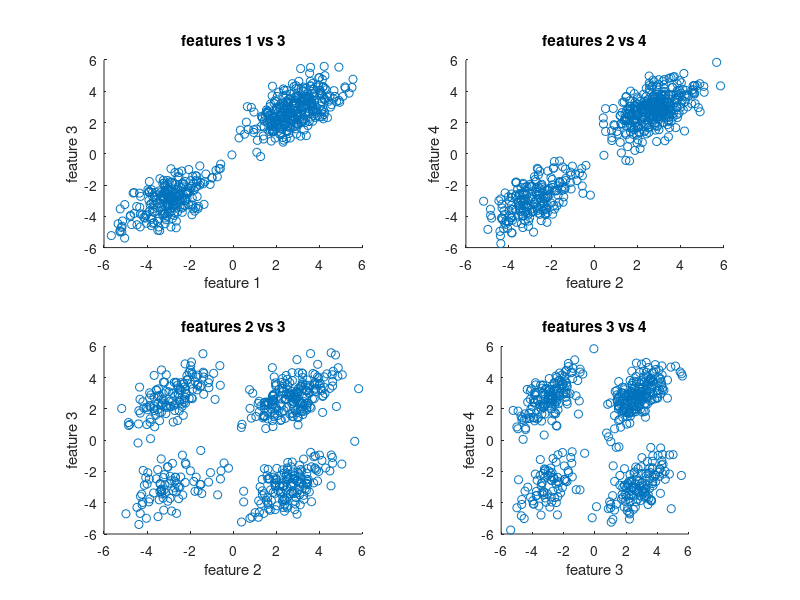
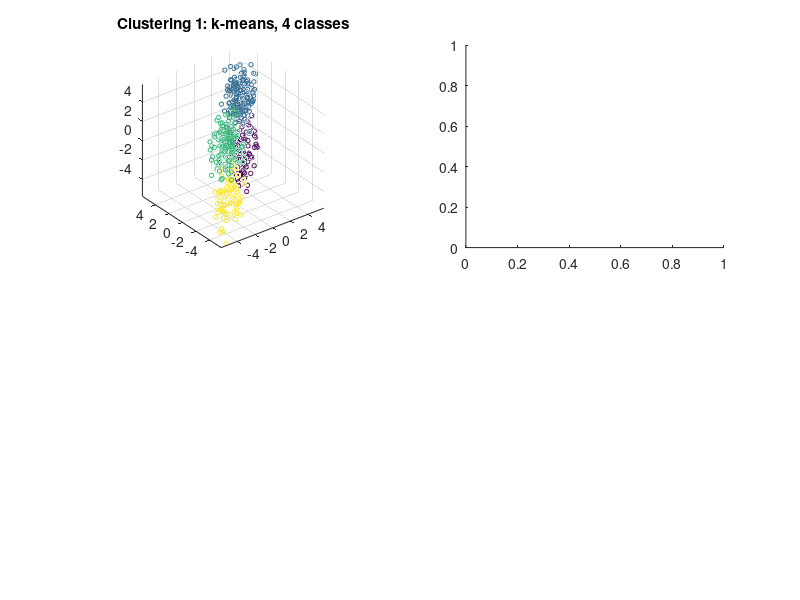
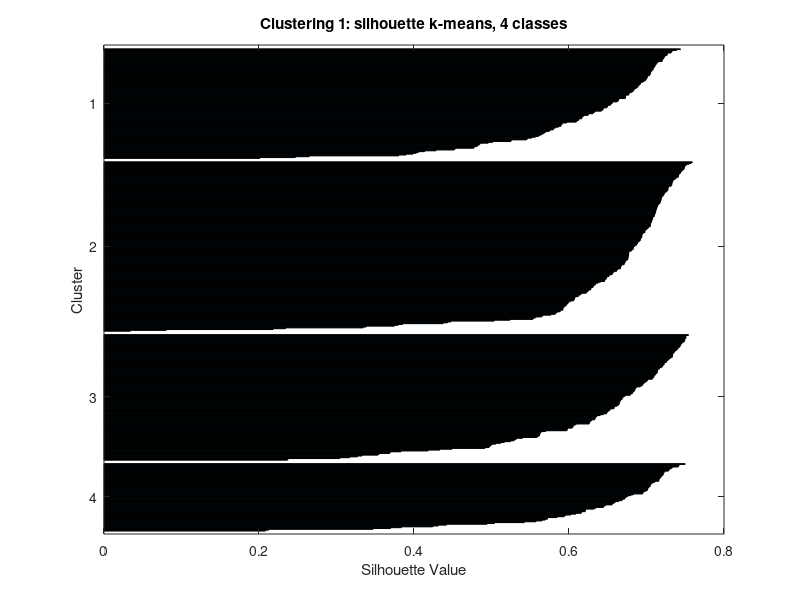

The MATLAB script that drew these images, in order: (Note: this script raises an error after producing the figures.)
%%
%Clustering
%kmeans cluster
clc, clear, close all
% S = load('kmeansdata.mat');
load('kmeansdata.mat'); %loads

% A = X(:,1);
% B = X(:,2);
% plot(A,B,'.r')
% xlabel('Dimension 1');
% ylabel('Dimension 2');
figure
for i=1:2
    subplot(2,2,i)
    scatter(X(:,i),X(:,i+2))
    xlabel(['feature ',num2str(i)]);
    ylabel(['feature ',num2str(i+2)]);
    title(['features ',num2str(i),...
        ' vs ',num2str(i+2)])
end

for i=3:4
    subplot(2,2,i)
    scatter(X(:,i-1), X(:,i))
    xlabel(['feature ',num2str(i-1)]);
    ylabel(['feature ',num2str(i)]);
    title(['features ',num2str(i-1),...
        ' vs ',num2str(i)])
end


k = 4; % number of classes
pbaspect([1 1 1])
km = kmeans(X,k, 'Distance','cityblock','Display','iter');
figure

subplot(221);
scatter3(X(:,1), X(:,3), X(:,4),10,km)
% legend(k_list);
axis vis3d
title(['Clustering 1: k-means, ',num2str(k), ' classes']);
% gscatter(A,B,km,...
%     [0,0.75,0.75;0.75,0,0.75;0.75,0.75,0],'...');
subplot(222);
silhouette(X,km,'cityblock');
title(['Clustering 1: silhouette k-means, ',num2str(k), ' classes']);
h = gca;
h.Children.EdgeColor = [.8 .8 1];
xlabel 'Silhouette Value'
ylabel 'Cluster'
pbaspect([1 1 1])
% daspect([1 1 1])

%Hierarchial 
% Z = linkage(X,'ward');
GMModel = fitgmdist(X,k);
c = cluster(GMModel,X);
% c = cluster(X,k);
subplot(223);
scatter3(X(:,1),X(:,3),X(:,4),10, c)
title(['Clustering 2: Gaussian Mixture Models, ',num2str(k), ' classes']);
% legend(k_list);

% title('Hierarchial');
axis vis3d


subplot(224);
silhouette(X,c,'cityblock');
title(['Clustering 2: silhouette Gaussian Mixture Models, ',num2str(k), ' classes']);

% %% clustering
% 
% load('kmeansdata.mat'); %loads
% figure
% for i=1:2
%     subplot(2,2,i)
%     scatter(X(:,i),X(:,i+2))
%     xlabel(['feature ',num2str(i)]);
%     ylabel(['feature ',num2str(i+2)]);
%     title(['features ',num2str(i),...
%         ' vs ',num2str(i+2)])
% end
% 
% for i=3:4
%     subplot(2,2,i)
%     scatter(X(:,i-1), X(:,i))
%     xlabel(['feature ',num2str(i-1)]);
%     ylabel(['feature ',num2str(i)]);
%     title(['features ',num2str(i-1),...
%         ' vs ',num2str(i)])
% end
% 
% k = 4;
% idx = kmeans(X,k);
% GMModel = fitgmdist(X,k)
% GMModel = cluster(GMModel,X);
% 
% figure
% subplot(1,2,1);
% xlabel(['feature ',num2str(3)]);
% ylabel(['feature ',num2str(4)]);
% title('k-means')
% color = {'r','b','g','k'};   
% for i=1:4
%     hold on
%     index = find(idx == i);
%     scatter(X(index,3),X(index,4),color{i});
% end
% hold off
% 
% subplot(1,2,2);
% xlabel(['feature ',num2str(3)]);
% ylabel(['feature ',num2str(4)]);
% title('cluster')
% color = {'r','b','g','k'};   
% for i=1:4
%     hold on
%     index = find(GMModel == i);
%     scatter(X(index,3),X(index,4),color{i});
% end
% hold off